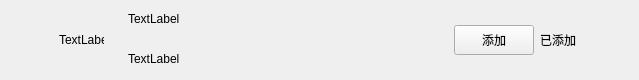
<?xml version="1.0" encoding="UTF-8"?>
<ui version="4.0">
 <class>ApplyFriendItem</class>
 <widget class="QWidget" name="ApplyFriendItem">
  <property name="geometry">
   <rect>
    <x>0</x>
    <y>0</y>
    <width>639</width>
    <height>80</height>
   </rect>
  </property>
  <property name="maximumSize">
   <size>
    <width>16777215</width>
    <height>80</height>
   </size>
  </property>
  <property name="windowTitle">
   <string>Form</string>
  </property>
  <layout class="QHBoxLayout" name="horizontalLayout">
   <property name="spacing">
    <number>6</number>
   </property>
   <property name="leftMargin">
    <number>9</number>
   </property>
   <property name="topMargin">
    <number>0</number>
   </property>
   <property name="rightMargin">
    <number>0</number>
   </property>
   <property name="bottomMargin">
    <number>0</number>
   </property>
   <item>
    <spacer name="horizontalSpacer">
     <property name="orientation">
      <enum>Qt::Horizontal</enum>
     </property>
     <property name="sizeType">
      <enum>QSizePolicy::Fixed</enum>
     </property>
     <property name="sizeHint" stdset="0">
      <size>
       <width>50</width>
       <height>20</height>
      </size>
     </property>
    </spacer>
   </item>
   <item>
    <widget class="QLabel" name="icon_lb">
     <property name="minimumSize">
      <size>
       <width>45</width>
       <height>45</height>
      </size>
     </property>
     <property name="maximumSize">
      <size>
       <width>45</width>
       <height>45</height>
      </size>
     </property>
     <property name="text">
      <string>TextLabel</string>
     </property>
    </widget>
   </item>
   <item>
    <widget class="QWidget" name="widget" native="true">
     <layout class="QHBoxLayout" name="horizontalLayout_2">
      <property name="topMargin">
       <number>2</number>
      </property>
      <property name="bottomMargin">
       <number>2</number>
      </property>
      <item>
       <widget class="QWidget" name="widget_2" native="true">
        <layout class="QVBoxLayout" name="verticalLayout">
         <property name="spacing">
          <number>10</number>
         </property>
         <property name="topMargin">
          <number>2</number>
         </property>
         <property name="bottomMargin">
          <number>2</number>
         </property>
         <item>
          <widget class="QLabel" name="user_chat_lb">
           <property name="minimumSize">
            <size>
             <width>100</width>
             <height>30</height>
            </size>
           </property>
           <property name="maximumSize">
            <size>
             <width>200</width>
             <height>30</height>
            </size>
           </property>
           <property name="text">
            <string>TextLabel</string>
           </property>
          </widget>
         </item>
         <item>
          <widget class="QLabel" name="user_name_lb">
           <property name="minimumSize">
            <size>
             <width>100</width>
             <height>30</height>
            </size>
           </property>
           <property name="maximumSize">
            <size>
             <width>200</width>
             <height>30</height>
            </size>
           </property>
           <property name="text">
            <string>TextLabel</string>
           </property>
          </widget>
         </item>
        </layout>
       </widget>
      </item>
      <item>
       <spacer name="horizontalSpacer_3">
        <property name="orientation">
         <enum>Qt::Horizontal</enum>
        </property>
        <property name="sizeHint" stdset="0">
         <size>
          <width>40</width>
          <height>20</height>
         </size>
        </property>
       </spacer>
      </item>
      <item>
       <widget class="ClickedBtn" name="addBtn">
        <property name="minimumSize">
         <size>
          <width>80</width>
          <height>30</height>
         </size>
        </property>
        <property name="maximumSize">
         <size>
          <width>80</width>
          <height>30</height>
         </size>
        </property>
        <property name="text">
         <string>添加</string>
        </property>
       </widget>
      </item>
      <item>
       <widget class="QLabel" name="already_add_lb">
        <property name="minimumSize">
         <size>
          <width>40</width>
          <height>0</height>
         </size>
        </property>
        <property name="text">
         <string>已添加</string>
        </property>
       </widget>
      </item>
      <item>
       <spacer name="horizontalSpacer_2">
        <property name="orientation">
         <enum>Qt::Horizontal</enum>
        </property>
        <property name="sizeType">
         <enum>QSizePolicy::Fixed</enum>
        </property>
        <property name="sizeHint" stdset="0">
         <size>
          <width>50</width>
          <height>20</height>
         </size>
        </property>
       </spacer>
      </item>
     </layout>
    </widget>
   </item>
  </layout>
 </widget>
 <customwidgets>
  <customwidget>
   <class>ClickedBtn</class>
   <extends>QPushButton</extends>
   <header location="global">clickedbtn.h</header>
  </customwidget>
 </customwidgets>
 <resources/>
 <connections/>
</ui>
